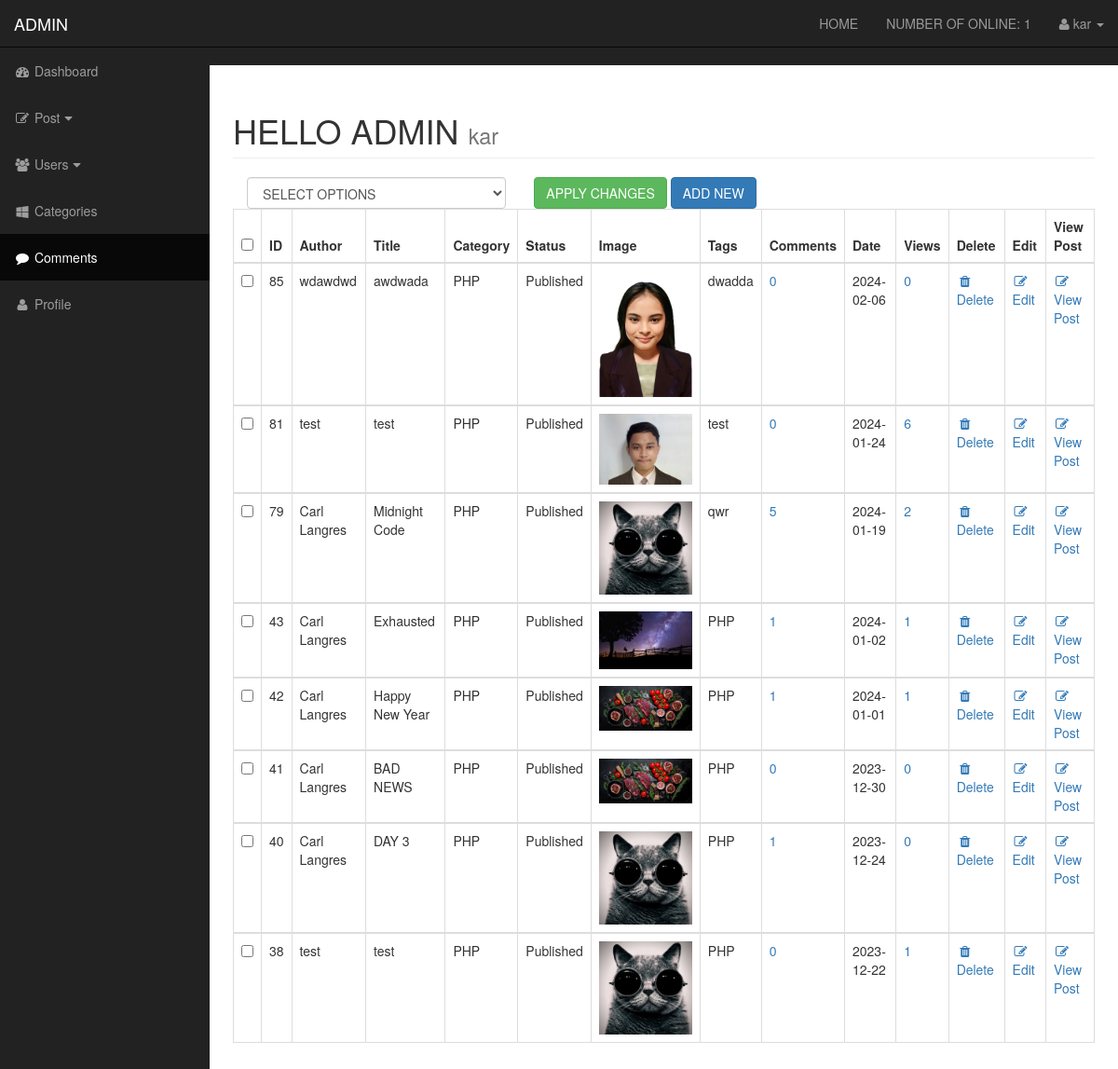
Screenshot of /admin/posts.php (signed in) with the database file from the repository.
### tables this page shows
CREATE TABLE `posts` (
  `post_id` int(3) NOT NULL,
  `post_category_id` int(3) NOT NULL,
  `post_title` varchar(255) NOT NULL,
  `post_author` varchar(255) NOT NULL,
  `post_date` date NOT NULL,
  `post_image` text NOT NULL,
  `post_content` text NOT NULL,
  `post_tags` varchar(255) NOT NULL,
  `post_comment_count` int(11) NOT NULL,
  `post_status` varchar(255) NOT NULL DEFAULT 'draft',
  `post_view_counts` int(11) NOT NULL
);

CREATE TABLE `category` (
  `cat_id` int(3) NOT NULL,
  `cat_title` varchar(255) NOT NULL
);

### admin/functions.php (called while the page is built, shortened)
<?php
      function GetPostData($conn){
        $sql = "SELECT * FROM posts ORDER BY post_id DESC";
        $post_query = mysqli_query($conn, $sql);
        return $post_query;
     }
        function users_online($conn){
          $session  = session_id();
          $time = time();
          $seconds = 70;
          $session_timeout = $time - $seconds;
          $session_sql = "SELECT * FROM users_online WHERE session = '$session' ";
          $query = mysqli_query($conn, $session_sql);
          $users_session_count = mysqli_num_rows($query);
          if($users_session_count == 0){
              $insert_session_sql = "INSERT INTO users_online (session, time) VALUES ('$session', $time)";
              mysqli_query($conn, $insert_session_sql);
          }else{
              $existing_session = "UPDATE users_online SET time= $time WHERE session = '$session' ";
              mysqli_query($conn, $existing_session);
          }
              $users_online = "SELECT * FROM users_online WHERE time > $session_timeout";
              $online = mysqli_query($conn, $users_online);
              $sql4="DELETE FROM users_online WHERE time < $session_timeout";
              mysqli_query($conn,$sql4);
              $online_sql = "SELECT * FROM users_online WHERE session != '$session' ";
                 $users_online_query = mysqli_query($conn, $online_sql);
                        $num_online_users = mysqli_num_rows($users_online_query);
                        return $num_online_users;
        }
      ?>

### admin/includes/view_posts.php (the view, shortened to what this page needs)
    <?php $b = GetPostData($conn); ?>
<form action="" method="post">
            <div id="bulkOptionsContainer" class="col-xs-4">
                <select class="form-control" name="bulk_options" id="">
                    <option value="">SELECT OPTIONS</option>
                </select>
            </div>
<div class="col-xs-4">
<input type="submit" name="submit"  class="btn btn-success" onclick="return confirm('Do you want to apply this changes ?')" value="APPLY CHANGES">
<a class="btn btn-primary" href="./posts.php?source=add_post">ADD NEW</a>
</div>
<table class="table table-bordered table-hover">
                    <thead>
                        <tr>
                            <th><input type="checkbox" id="SelectAllCheckBoxes"></th>
                            <th>ID</th>
                            <th>Author</th>
                            <th>Title</th>
                            <th>Category</th>
                            <th>Status</th>
                            <th>Image</th>
                            <th>Tags</th>
                            <th>Comments</th>
                            <th>Date</th>
                            <th>Views</th>
                            <th>Delete</th>
                            <th>Edit</th>
                            <th>View Post</th>
                        </tr>
                    </thead>
                <tbody>
                 <?php while($row_Post = mysqli_fetch_assoc($b)):?>
                    <?php
                        $id = $row_Post['post_id'];
                        $author = $row_Post['post_author'];
                        $title = $row_Post['post_title'];
                        $post_category_id = $row_Post['post_category_id'];
                        $status = $row_Post['post_status'];
                        $image = $row_Post['post_image'];
                        $tags = $row_Post['post_tags'];
                        $date = $row_Post['post_date'];
                        $view_counts = $row_Post['post_view_counts'];
                    ?>
                <tr>
                        <td><input type="checkbox" class="checkboxes" name="checkboxArray[]" value="<?php echo $id; ?>"></td>
                        <td><?php echo $id;?></td>
                        <td><?php echo $author;?></td>
                        <td><?php echo $title;?></td>
                      <?php
                        $sql = "SELECT * FROM category WHERE cat_id = $post_category_id ";
                        $cat_query = mysqli_query($conn, $sql);
                        ?>
                <?php while($row_Cat = mysqli_fetch_assoc($cat_query)):?>
                            <?php
                            $cat_title = $row_Cat['cat_title'];
                            ?>
                        <td><?php echo $cat_title; ?></td>
                               <?php endwhile; ?>
                        <td><?php echo $status;?></td>
                        <td><img width='100' src="../image/<?php echo $image;?>"></td>
                        <td><?php echo $tags;?></td>
                        <?php
                            $sql = "SELECT * FROM comments WHERE comment_post_id = $id ";
                            $comment_query = mysqli_query($conn, $sql);
                            $comment_num_post = mysqli_num_rows($comment_query);
                        ?>
                        <td><a href="comments.php?source=post_all_comments&post_id=<?php echo $id; ?>"><?php echo $comment_num_post;?></a></td>
                        <td><?php echo $date;?></td>
                        <td><a onclick="return confirm('Are you sure you want to reset your <?php echo $view_counts;?> views ?')"  href="posts.php?reset=<?php echo $id;?>"><?php echo $view_counts; ?></td>
                        <td><a onclick="return confirm('Are you sure you want to Delete <?php ?>?')"  href="posts.php?delete=<?php echo $id;?>"><i class="fa fa-fw fa-trash"></i>Delete</a></td>
                        <td><a href="posts.php?source=edit_post&edit=<?php echo $id; ?>"><i class="fa fa-fw fa-edit"></i>Edit</a></td>
                        <td><a href="../post.php?post_id=<?php echo $id; ?>"><i class="fa fa-fw fa-edit"></i>View Post</a></td>
                </tr>
                 </tbody>
                <?php endwhile; ?>
                </table>

### admin/includes/admin_header.php (shortened to what this page needs)
<!DOCTYPE html>
<html lang="en">
<head>
    <link href="css/bootstrap.min.css" rel="stylesheet">
    <link href="css/sb-admin.css" rel="stylesheet">
    <link href="font-awesome/css/font-awesome.min.css" rel="stylesheet" type="text/css">
        <link rel="stylesheet" href="css/summernote.css">
        <link href="css/styles.css" rel="stylesheet">
</head>
<body>

### admin/posts.php (shortened to what this page needs)
<?php include 'includes/admin_header.php';?>
<?php include 'functions.php'; ?>
    <div id="wrapper">
        <?php include "includes/admin_navigation.php"; ?>
        <div id="page-wrapper">
            <div class="container-fluid">
                <div class="row">
                    <div class="col-lg-12">
                        <h1 class="page-header">
                            HELLO ADMIN
                            <small>
                            <?php if(isset($_SESSION['username'])){
                            echo $_SESSION['username'];
                                 }
                            ?>
                                </small> </h1>
                                    <?php
                                    switch(isset($source)? $source: ''){
                                        default:
                                        include 'includes/view_posts.php';
                                        break;
                                    }
                                        ?>
                    </div>
                </div>
            </div>
        </div>
        <?php include 'includes/admin_footer.php'; ?>

### admin/includes/admin_navigation.php (shortened to what this page needs)
<nav class="navbar navbar-inverse navbar-fixed-top" role="navigation">
        <div class="navbar-header">
            <a class="navbar-brand" href="index.php">ADMIN</a>
        </div>
        <ul class="nav navbar-right top-nav">
            <li><a href="../index.php">HOME</a></li>
         <?php
            $num_online_users = users_online($conn);
         ?>
            <li><a href="../admin/online_users.php">NUMBER OF ONLINE: <?php echo $num_online_users;?></a></li>
            <li class="dropdown">
                <a href="#" class="dropdown-toggle" data-toggle="dropdown"><i class="fa fa-user"></i>
                <?php if(isset($_SESSION['username'])){
                        echo $_SESSION['username'];
                     }
                        ?>
                <b class="caret"></b></a>
            </li>
        </ul>
        <div class="collapse navbar-collapse navbar-ex1-collapse">
            <ul class="nav navbar-nav side-nav">
                <li>
                    <a href="index.php"><i class="fa fa-fw fa-dashboard"></i> Dashboard</a>
                </li>
                <li>
                    <a href="javascript:;" data-toggle="collapse" data-target="#demo2"><i class="fa fa-fw fa-pencil-square-o"></i> Post<i class="fa fa-fw fa-caret-down"></i></a>
                </li>
                <li>
                    <a href="javascript:;" data-toggle="collapse" data-target="#demo"><i class="fa fa-fw fa-users"></i> Users<i class="fa fa-fw fa-caret-down"></i></a>
                </li>
                <li>
                    <a href="categories.php"><i class="fa fa-fw fa-windows"></i> Categories</a>
                </li>
                <li class="active">
                    <a href="comments.php"><i class="fa fa-fw fa-comment"></i> Comments</a>
                </li>
                <li>
                <a href="profile.php"><i class="fa fa-fw fa-user"></i> Profile</a>
                </li>
            </ul>
        </div>
    </nav>

### admin/includes/admin_footer.php (shortened to what this page needs)
</div>
</body>
</html>

### admin/css/sb-admin.css (style rules this page uses)
body { margin-top: 100px; background-color: #222; }
@media (min-width:768px) { body { margin-top: 50px; } }
#wrapper { padding-left: 0; }
#page-wrapper { width: 100%; padding: 0; background-color: #fff; }
@media (min-width:768px) { #wrapper { padding-left: 225px; } }
@media (min-width:768px) { #page-wrapper { padding: 10px; } }
.top-nav { padding: 0 15px; }
.top-nav>li { display: inline-block; float: left; }
.top-nav>li>a { padding-top: 15px; padding-bottom: 15px; line-height: 20px; color: #999; }
@media (min-width:768px) { .side-nav { position: fixed; top: 51px; left: 225px; width: 225px; margin-left: -225px; border: none; border-radius: 0; overflow-y: auto; background-color: #222; } }
@media (min-width:768px) { .side-nav>li>a { width: 225px; } }

### rows the page displays
posts: post_id "85", post_author "wdawdwd", post_title "awdwada", post_status "Published", post_image (picture), post_tags "dwadda", comment_num_post "0", post_date "2024-02-06", post_view_counts "0"
category: cat_title "PHP"
posts: post_id "81", post_author "test", post_title "test", post_status "Published", post_image (picture), post_tags "test", comment_num_post "0", post_date "2024-01-24", post_view_counts "6"
posts: post_id "79", post_author "Carl Langres", post_title "Midnight Code", post_status "Published", post_image (picture), post_tags "qwr", comment_num_post "5", post_date "2024-01-19", post_view_counts "2"
posts: post_id "43", post_author "Carl Langres", post_title "Exhausted", post_status "Published", post_image (picture), post_tags "PHP", comment_num_post "1", post_date "2024-01-02", post_view_counts "1"
posts: post_id "42", post_author "Carl Langres", post_title "Happy New Year", post_status "Published", post_image (picture), post_tags "PHP", comment_num_post "1", post_date "2024-01-01", post_view_counts "1"
posts: post_id "41", post_author "Carl Langres", post_title "BAD NEWS", post_status "Published", post_image (picture), post_tags "PHP", comment_num_post "0", post_date "2023-12-30", post_view_counts "0"
posts: post_id "40", post_author "Carl Langres", post_title "DAY 3", post_status "Published", post_image (picture), post_tags "PHP", comment_num_post "1", post_date "2023-12-24", post_view_counts "0"
posts: post_id "38", post_author "test", post_title "test", post_status "Published", post_image (picture), post_tags "PHP", comment_num_post "0", post_date "2023-12-22", post_view_counts "1"

### other values shown
$num_online_users "1"
$_SESSION['username'] "kar"
